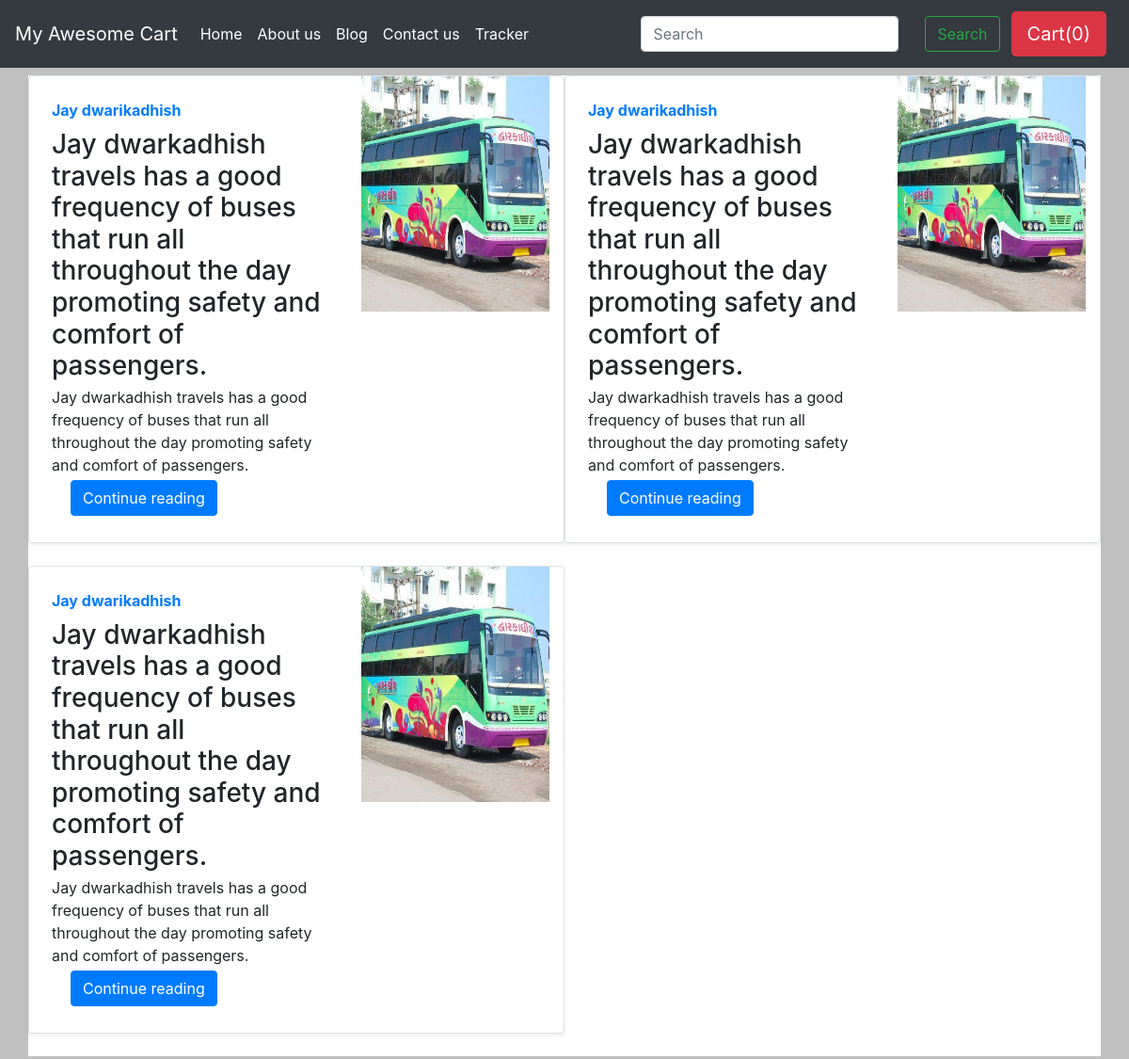
Screenshot of /blog/ with the database file from the repository.
### Blog/models.py (models this page shows, shortened)
class Blogdetails(models.Model):
    Post_id = models.AutoField
    Title = models.CharField(max_length=100)
    heading0 = models.CharField(max_length=10000, default="")
    dheading0 = models.CharField(max_length=10000, default="")
    heading1 = models.CharField(max_length=50000, default="")
    dheading1 = models.CharField(max_length=10000, default="")
    heading2 = models.CharField(max_length=10000, default="")
    dheading2 = models.CharField(max_length=50000, default="")
    Blog_date = models.DateField(auto_now_add=True)
    image = models.ImageField(upload_to="Shops/images", default="")

### Blog/views.py (the view)
# urls.py: path('', views.index, name="blogpage"),
def index(request):
    data = Blogdetails.objects.values("id")
    l = []
    l2 = []
    for i in data:
        l.append(i["id"])
    ls = set(l)
    for i in ls:
        getdata = Blogdetails.objects.filter(id=i)
        l2.append(getdata)
    Information = {"data": l2}
    return render(request, "Blog/Index.html", Information)

### Blog/templates/Blog/Index.html (shortened to what this page needs)
{% extends 'Blog/Basic.html' %}
{% block body %}
<div class="container mt-2 bg-white">
  <div class="row mb-2">
    {% for l2 in data %}
    {% for i in l2 %}
    <div class="col-md-6">
      <div class="row g-0 border rounded overflow-hidden flex-md-row mb-4 shadow-sm h-md-250 position-relative bg-white">
        <div class="col p-4 d-flex flex-column position-static">
          <strong class="d-inline-block mb-2 text-primary">{{i.Title}}</strong>
          <h3 class="mb-0">{{i.heading0}}</h3>
          <p class="card-text mb-auto">{{i.dheading0}}</p>
          <a href="/blog/blogpost/{{i.id}}"><button id="qv{{i.id}}" class="btn btn-primary mt=2px">Continue
              reading</button></a>
        </div>
        <div class="col-auto d-none d-lg-block">
          <img src="/media/{{i.image}}" alt="" class="bd-placeholder-img" width="200" height="250"
            aria-label="Placeholder :image">
        </div>
      </div>
    </div>
    {% endfor %}
    {% endfor %}
  </div>
  {% endblock %}

### Blog/templates/Blog/Basic.html (shortened to what this page needs)
<!doctype html>
<html lang="en">
<head>
    <link rel="stylesheet" href="https://stackpath.bootstrapcdn.com/bootstrap/4.2.1/css/bootstrap.min.css"
>
</head>
<body>
    <nav class="navbar navbar-expand-lg navbar-dark bg-dark">
        <a class="navbar-brand" href="/shop">My Awesome Cart</a>
        <div class="collapse navbar-collapse " id="navbarSupportedContent">
            <ul class="navbar-nav mr-auto">
                <li class="nav-item active">
                    <a class="nav-link" href="/">Home <span class="sr-only">(current)</span></a>
                </li>
                <li class="nav-item active">
                    <a class="nav-link" href="/shop/about">About us</a>
                </li>
                <li class="nav-item active">
                    <a class="nav-link" href="/blog/">Blog</a>
                </li>
                <li class="nav-item active">
                    <a class="nav-link" href="/shop/Contact" tabindex="-1" aria-disabled="true">Contact us</a>
                </li>
                <li class="nav-item active">
                    <a class="nav-link" href="/shop/tracker" tabindex="-1" aria-disabled="true">Tracker</a>
                </li>
            </ul>
            <form class="form-inline my-2 my-lg-0 " method="POST" action="/shop/search/">
                <input class="form-control mr-sm-2 " type="search" placeholder="Search" aria-label="Search"
                    name="Search">
                <button class="btn btn-outline-success my-2 my-sm-0" type="submit">Search</button>
            </form>
            <button type="button" class="btn btn-lg btn-danger mx-2" data-bs-toggle="popover" title="Cart" id="popcart"
                data-html="true" data-bs-content="And here's some amazing content. It's very engaging. Right?">
                Cart(<span id="cart">0</span>) </button>
        </div>
    </nav>
    {% block body %}
    {% endblock %}
</body>
</html>

### Blog/templates/Blog/Basic.html (style rules this page uses)
body { background-color: rgb(192, 192, 192); }
.container { background-color: rgb(171, 228, 230); }
.btn { margin-left: 20px; }
button, input, optgroup, select, textarea { margin: 4px; }

### rows the page displays
Blogdetails: Title "Jay dwarikadhish", heading0 "Jay dwarkadhish travels has a good frequency of buses that run all throughout the day promoting safety and comfort of passengers.", dheading0 "Jay dwarkadhish travels has a good frequency of buses that run all throughout the day promoting safety and comfort of passengers.", image (picture)
Blogdetails: Title "Jay dwarikadhish", heading0 "Jay dwarkadhish travels has a good frequency of buses that run all throughout the day promoting safety and comfort of passengers.", dheading0 "Jay dwarkadhish travels has a good frequency of buses that run all throughout the day promoting safety and comfort of passengers.", image (picture)
Blogdetails: Title "Jay dwarikadhish", heading0 "Jay dwarkadhish travels has a good frequency of buses that run all throughout the day promoting safety and comfort of passengers.", dheading0 "Jay dwarkadhish travels has a good frequency of buses that run all throughout the day promoting safety and comfort of passengers.", image (picture)
